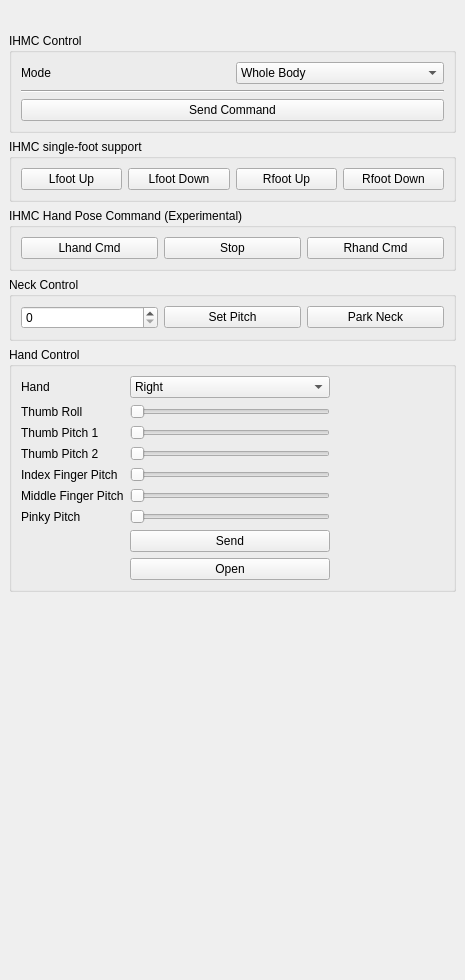
<?xml version="1.0" encoding="UTF-8"?>
<ui version="4.0">
 <class>panel</class>
 <widget class="QWidget" name="panel">
  <property name="geometry">
   <rect>
    <x>0</x>
    <y>0</y>
    <width>465</width>
    <height>980</height>
   </rect>
  </property>
  <property name="windowTitle">
   <string>Valkyrie Driver</string>
  </property>
  <layout class="QVBoxLayout" name="verticalLayout_3">
   <property name="spacing">
    <number>0</number>
   </property>
   <property name="margin">
    <number>0</number>
   </property>
   <item>
    <widget class="QScrollArea" name="scrollArea">
     <property name="sizePolicy">
      <sizepolicy hsizetype="MinimumExpanding" vsizetype="Expanding">
       <horstretch>0</horstretch>
       <verstretch>0</verstretch>
      </sizepolicy>
     </property>
     <property name="frameShape">
      <enum>QFrame::NoFrame</enum>
     </property>
     <property name="horizontalScrollBarPolicy">
      <enum>Qt::ScrollBarAlwaysOff</enum>
     </property>
     <property name="widgetResizable">
      <bool>true</bool>
     </property>
     <widget class="QWidget" name="scrollAreaWidgetContents">
      <property name="geometry">
       <rect>
        <x>0</x>
        <y>0</y>
        <width>465</width>
        <height>980</height>
       </rect>
      </property>
      <layout class="QVBoxLayout" name="verticalLayout_5">
       <item>
        <widget class="QWidget" name="widget" native="true">
         <layout class="QVBoxLayout" name="verticalLayout_2"/>
        </widget>
       </item>
       <item>
        <widget class="QGroupBox" name="advanced">
         <property name="title">
          <string>IHMC Control</string>
         </property>
         <layout class="QVBoxLayout" name="verticalLayout_4">
          <item>
           <layout class="QVBoxLayout" name="verticalLayout">
            <item>
             <layout class="QGridLayout" name="gridLayout">
              <item row="0" column="0">
               <widget class="QLabel" name="label_5">
                <property name="text">
                 <string>Mode</string>
                </property>
               </widget>
              </item>
              <item row="0" column="1">
               <widget class="QComboBox" name="modeBox">
                <item>
                 <property name="text">
                  <string>Whole Body</string>
                 </property>
                </item>
                <item>
                 <property name="text">
                  <string>Left Arm</string>
                 </property>
                </item>
                <item>
                 <property name="text">
                  <string>Right Arm</string>
                 </property>
                </item>
                <item>
                 <property name="text">
                  <string>Both Arms</string>
                 </property>
                </item>
               </widget>
              </item>
             </layout>
            </item>
            <item>
             <layout class="QHBoxLayout" name="horizontalLayout_4"/>
            </item>
            <item>
             <widget class="Line" name="line_3">
              <property name="orientation">
               <enum>Qt::Horizontal</enum>
              </property>
             </widget>
            </item>
            <item>
             <widget class="QPushButton" name="sendButton">
              <property name="text">
               <string>Send Command</string>
              </property>
             </widget>
            </item>
           </layout>
          </item>
         </layout>
        </widget>
       </item>
       <item>
        <widget class="QGroupBox" name="ihmcSingleFootSupportBox">
         <property name="title">
          <string>IHMC single-foot support</string>
         </property>
         <layout class="QHBoxLayout" name="horizontalLayout_3">
          <item>
           <widget class="QPushButton" name="lFootUpButton">
            <property name="text">
             <string>Lfoot Up</string>
            </property>
           </widget>
          </item>
          <item>
           <widget class="QPushButton" name="lFootDownButton">
            <property name="text">
             <string>Lfoot Down</string>
            </property>
           </widget>
          </item>
          <item>
           <widget class="QPushButton" name="rFootUpButton">
            <property name="text">
             <string>Rfoot Up</string>
            </property>
           </widget>
          </item>
          <item>
           <widget class="QPushButton" name="rFootDownButton">
            <property name="text">
             <string>Rfoot Down</string>
            </property>
           </widget>
          </item>
         </layout>
        </widget>
       </item>
       <item>
        <widget class="QGroupBox" name="ihmchandPoseCommandSupportBox">
         <property name="title">
          <string>IHMC Hand Pose Command (Experimental)</string>
         </property>
         <layout class="QHBoxLayout" name="horizontalLayout_3">
          <item>
           <widget class="QPushButton" name="lHandPoseButton">
            <property name="text">
             <string>Lhand Cmd</string>
            </property>
           </widget>
          </item>
          <item>
           <widget class="QPushButton" name="sendPlanPauseButton">
            <property name="text">
             <string>Stop</string>
            </property>
           </widget>
          </item>
          <item>
           <widget class="QPushButton" name="rHandPoseButton">
            <property name="text">
             <string>Rhand Cmd</string>
            </property>
           </widget>
          </item>
         </layout>
        </widget>
       </item>
       <item>
        <widget class="QGroupBox" name="neckControlBox">
         <property name="minimumSize">
          <size>
           <width>0</width>
           <height>0</height>
          </size>
         </property>
         <property name="title">
          <string>Neck Control</string>
         </property>
         <layout class="QHBoxLayout" name="horizontalLayout_2">
          <item>
           <widget class="QSpinBox" name="lowerNeckPitchSpinBox">
            <property name="maximum">
             <number>45</number>
            </property>
           </widget>
          </item>
          <item>
           <widget class="QPushButton" name="setNeckPitchButton">
            <property name="text">
             <string>Set Pitch</string>
            </property>
           </widget>
          </item>
          <item>
           <widget class="QPushButton" name="parkNeckButton">
            <property name="text">
             <string>Park Neck</string>
            </property>
           </widget>
          </item>
         </layout>
        </widget>
       </item>
       <item>
        <widget class="QGroupBox" name="handControlBox">
         <property name="title">
          <string>Hand Control</string>
         </property>
         <layout class="QGridLayout" name="gridLayout_2">
          <item row="0" column="0">
           <layout class="QFormLayout" name="formLayout">
            <property name="fieldGrowthPolicy">
             <enum>QFormLayout::AllNonFixedFieldsGrow</enum>
            </property>
            <property name="horizontalSpacing">
             <number>6</number>
            </property>
            <item row="2" column="0">
             <widget class="QLabel" name="handLabel">
              <property name="text">
               <string>Hand</string>
              </property>
             </widget>
            </item>
            <item row="2" column="1">
             <widget class="QComboBox" name="handSelectorComboBox">
              <property name="maximumSize">
               <size>
                <width>200</width>
                <height>16777215</height>
               </size>
              </property>
              <item>
               <property name="text">
                <string>Right</string>
               </property>
              </item>
              <item>
               <property name="text">
                <string>Left</string>
               </property>
              </item>
             </widget>
            </item>
            <item row="3" column="0">
             <widget class="QLabel" name="thumbRollLabel">
              <property name="text">
               <string>Thumb Roll</string>
              </property>
             </widget>
            </item>
            <item row="3" column="1">
             <widget class="QSlider" name="thumbRollSlider">
              <property name="maximumSize">
               <size>
                <width>200</width>
                <height>16777215</height>
               </size>
              </property>
              <property name="orientation">
               <enum>Qt::Horizontal</enum>
              </property>
             </widget>
            </item>
            <item row="4" column="0">
             <widget class="QLabel" name="thumbPitch1Label">
              <property name="text">
               <string>Thumb Pitch 1</string>
              </property>
             </widget>
            </item>
            <item row="4" column="1">
             <widget class="QSlider" name="thumbPitch1Slider">
              <property name="maximumSize">
               <size>
                <width>200</width>
                <height>16777215</height>
               </size>
              </property>
              <property name="orientation">
               <enum>Qt::Horizontal</enum>
              </property>
             </widget>
            </item>
            <item row="5" column="0">
             <widget class="QLabel" name="thumbPitch2Label">
              <property name="text">
               <string>Thumb Pitch 2</string>
              </property>
             </widget>
            </item>
            <item row="5" column="1">
             <widget class="QSlider" name="thumbPitch2Slider">
              <property name="maximumSize">
               <size>
                <width>200</width>
                <height>16777215</height>
               </size>
              </property>
              <property name="orientation">
               <enum>Qt::Horizontal</enum>
              </property>
             </widget>
            </item>
            <item row="6" column="0">
             <widget class="QLabel" name="indexFingerPitchLabel">
              <property name="text">
               <string>Index Finger Pitch</string>
              </property>
             </widget>
            </item>
            <item row="6" column="1">
             <widget class="QSlider" name="indexFingerPitchSlider">
              <property name="maximumSize">
               <size>
                <width>200</width>
                <height>16777215</height>
               </size>
              </property>
              <property name="orientation">
               <enum>Qt::Horizontal</enum>
              </property>
             </widget>
            </item>
            <item row="7" column="0">
             <widget class="QLabel" name="middleFingerPitchLabel">
              <property name="text">
               <string>Middle Finger Pitch</string>
              </property>
             </widget>
            </item>
            <item row="7" column="1">
             <widget class="QSlider" name="middleFingerPitchSlider">
              <property name="maximumSize">
               <size>
                <width>200</width>
                <height>16777215</height>
               </size>
              </property>
              <property name="orientation">
               <enum>Qt::Horizontal</enum>
              </property>
             </widget>
            </item>
            <item row="8" column="0">
             <widget class="QLabel" name="pinkyPitchLabel">
              <property name="text">
               <string>Pinky Pitch</string>
              </property>
             </widget>
            </item>
            <item row="8" column="1">
             <widget class="QSlider" name="pinkyPitchSlider">
              <property name="maximumSize">
               <size>
                <width>200</width>
                <height>16777215</height>
               </size>
              </property>
              <property name="orientation">
               <enum>Qt::Horizontal</enum>
              </property>
             </widget>
            </item>
            <item row="9" column="1">
             <widget class="QPushButton" name="sendHandCommandButton">
              <property name="maximumSize">
               <size>
                <width>200</width>
                <height>16777215</height>
               </size>
              </property>
              <property name="text">
               <string>Send</string>
              </property>
             </widget>
            </item>
            <item row="13" column="1">
             <widget class="QPushButton" name="openHandButton">
              <property name="maximumSize">
               <size>
                <width>200</width>
                <height>16777215</height>
               </size>
              </property>
              <property name="text">
               <string>Open</string>
              </property>
             </widget>
            </item>
           </layout>
          </item>
         </layout>
        </widget>
       </item>
       <item>
        <spacer name="verticalSpacer">
         <property name="orientation">
          <enum>Qt::Vertical</enum>
         </property>
         <property name="sizeHint" stdset="0">
          <size>
           <width>17</width>
           <height>0</height>
          </size>
         </property>
        </spacer>
       </item>
      </layout>
     </widget>
    </widget>
   </item>
  </layout>
 </widget>
 <resources/>
 <connections/>
</ui>
